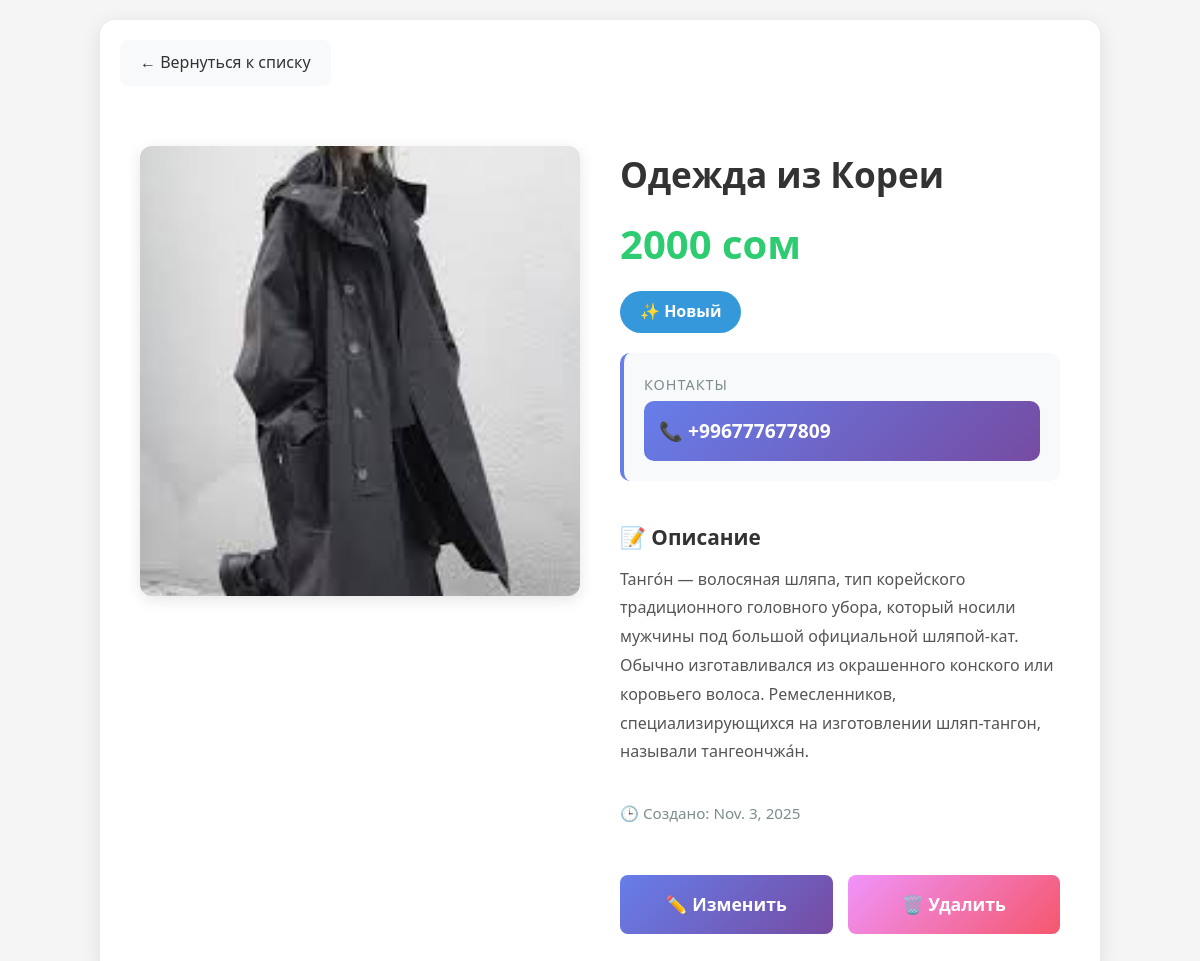
The app's page /5/ with its own data.
### lalafo_app/models.py (models this page shows, shortened)
class Product(models.Model):
    product_name = models.CharField(max_length=100)
    product_price = models.PositiveIntegerField()
    phone_number = PhoneNumberField()
    description = models.TextField()
    product_type = models.BooleanField()
    create_date = models.DateField(auto_now_add=True)
    image = models.ImageField(null=True, blank=True)

### lalafo_app/views.py (the view)
# urls.py: path('<int:pk>/', ProductDetailView.as_view(),name='product_detail'),
class ProductDetailView(DetailView):
    queryset = Product.objects.all()
    context_object_name = 'product'
    template_name = 'product_detail.html'

### lalafo_app/templates/product_detail.html (shortened to what this page needs)
<!DOCTYPE html>
<html lang="ru">
<head>
</head>
<body>
    <div class="container">
        <a href="{% url 'product_list' %}" class="back-button">
            ← Вернуться к списку
        </a>
        <div class="product-detail">
            <div class="product-image-section">
                {% if product.image %}
                    <img src="{{ product.image.url }}" alt="{{ product.product_name }}" class="product-image">
                {% else %}
                    <div class="no-image">
                        📷 Нет изображения
                    </div>
                {% endif %}
            </div>
            <div class="product-info">
                <div>
                    <h1 class="product-title">{{ product.product_name }}</h1>
                    <div class="product-price">{{ product.product_price }} сом</div>
                    {% if product.product_type %}
                        <span class="product-condition condition-new">✨ Новый</span>
                    {% else %}
                        <span class="product-condition condition-used">♻️ Б/у</span>
                    {% endif %}
                </div>
                <div class="info-section">
                    <div class="info-label">Контакты</div>
                    <div class="phone-number">
                        📞 {{ product.phone_number }}
                    </div>
                </div>
                <div class="description-section">
                    <div class="description-title">📝 Описание</div>
                    <div class="description-text">{{ product.description }}</div>
                </div>
                <div class="date-info">
                    🕒 Создано: {{ product.create_date }}
                </div>
                <div class="action-buttons">
                    <a href="{% url 'product_update' product.pk %}" class="btn btn-edit">
                        ✏️ Изменить
                    </a>
                    <a href="{% url 'product_delete' product.pk %}" class="btn btn-delete">
                        🗑️ Удалить
                    </a>
                </div>
            </div>
        </div>
    </div>
</body>
</html>

### lalafo_app/templates/product_detail.html (style rules this page uses)
* { margin: 0; padding: 0; box-sizing: border-box; }
body { font-family: 'Segoe UI', Tahoma, Geneva, Verdana, sans-serif; background-color: #f5f5f5; padding: 20px; line-height: 1.6; }
.container { max-width: 1000px; margin: 0 auto; background: white; border-radius: 15px; box-shadow: 0 4px 20px rgba(0,0,0,0.1); overflow: hidden; }
.back-button { display: inline-flex; align-items: center; gap: 8px; padding: 10px 20px; margin: 20px; background: #f8f9fa; color: #333; text-decoration: none; border-radius: 8px; font-weight: 500; transition: all 0.3s ease; }
.product-detail { display: grid; grid-template-columns: 1fr 1fr; gap: 40px; padding: 40px; }
.product-image-section { position: relative; }
.product-image { width: 100%; height: 450px; object-fit: cover; border-radius: 12px; box-shadow: 0 4px 15px rgba(0,0,0,0.1); }
.product-info { display: flex; flex-direction: column; gap: 20px; }
.product-title { font-size: 2.2em; font-weight: bold; color: #333; margin-bottom: 10px; }
.product-price { font-size: 2.5em; color: #2ecc71; font-weight: bold; margin-bottom: 15px; }
.product-condition { display: inline-block; padding: 8px 20px; border-radius: 25px; font-size: 1em; font-weight: 600; width: fit-content; }
.condition-new { background-color: #3498db; color: white; }
.info-section { background: #f8f9fa; padding: 20px; border-radius: 10px; border-left: 4px solid #667eea; }
.info-label { font-size: 0.9em; color: #7f8c8d; text-transform: uppercase; letter-spacing: 1px; margin-bottom: 5px; }
.phone-number { display: flex; align-items: center; gap: 10px; padding: 15px; background: linear-gradient(135deg, #667eea 0%, #764ba2 100%); color: white; border-radius: 10px; font-size: 1.2em; font-weight: 600; }
.description-section { margin-top: 20px; }
.description-title { font-size: 1.3em; font-weight: 600; color: #333; margin-bottom: 10px; }
.description-text { color: #555; line-height: 1.8; white-space: pre-wrap; }
.date-info { color: #7f8c8d; font-size: 0.95em; margin-top: 15px; }
.action-buttons { display: flex; gap: 15px; margin-top: 30px; }
.btn { flex: 1; padding: 15px 30px; border: none; border-radius: 8px; font-size: 1.1em; font-weight: 600; cursor: pointer; transition: all 0.3s ease; text-decoration: none; display: inline-block; text-align: center; }
.btn-edit { background: linear-gradient(135deg, #667eea 0%, #764ba2 100%); color: white; }
.btn-delete { background: linear-gradient(135deg, #f093fb 0%, #f5576c 100%); color: white; }

### records on screen
Product: image (picture), product_name "Одежда из Кореи", product_price "2000", phone_number "+996777677809", description "Танго́н — волосяная шляпа, тип корейского традиционного головного убора, который носили мужчины под большой официальной шляпой-кат. Обычно изготавливался из окрашенного конского или коровьего волоса. Ремесленников, специализирующихся на изготовлении шляп-тангон, называли тангеончжа́н.", create_date "Nov. 3, 2025"
